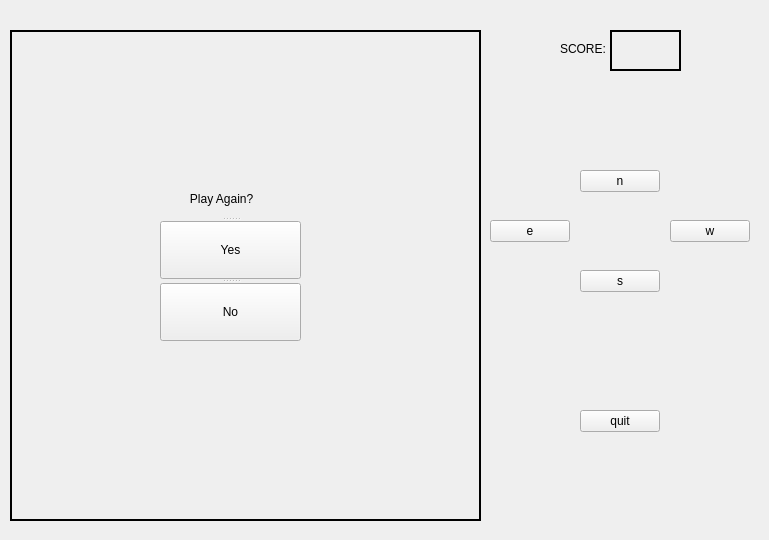
<?xml version="1.0" encoding="UTF-8"?>
<ui version="4.0">
 <class>WormGUI</class>
 <widget class="QWidget" name="WormGUI">
  <property name="geometry">
   <rect>
    <x>0</x>
    <y>0</y>
    <width>769</width>
    <height>540</height>
   </rect>
  </property>
  <property name="windowTitle">
   <string>WormGUI</string>
  </property>
  <widget class="QPushButton" name="n_button">
   <property name="geometry">
    <rect>
     <x>580</x>
     <y>170</y>
     <width>80</width>
     <height>22</height>
    </rect>
   </property>
   <property name="text">
    <string>n</string>
   </property>
  </widget>
  <widget class="QPushButton" name="s_button">
   <property name="geometry">
    <rect>
     <x>580</x>
     <y>270</y>
     <width>80</width>
     <height>22</height>
    </rect>
   </property>
   <property name="text">
    <string>s</string>
   </property>
  </widget>
  <widget class="QPushButton" name="w_button">
   <property name="geometry">
    <rect>
     <x>670</x>
     <y>220</y>
     <width>80</width>
     <height>22</height>
    </rect>
   </property>
   <property name="text">
    <string>w</string>
   </property>
  </widget>
  <widget class="QPushButton" name="e_button">
   <property name="geometry">
    <rect>
     <x>490</x>
     <y>220</y>
     <width>80</width>
     <height>22</height>
    </rect>
   </property>
   <property name="text">
    <string>e</string>
   </property>
  </widget>
  <widget class="QPushButton" name="quit_button">
   <property name="geometry">
    <rect>
     <x>580</x>
     <y>410</y>
     <width>80</width>
     <height>22</height>
    </rect>
   </property>
   <property name="text">
    <string>quit</string>
   </property>
  </widget>
  <widget class="QLabel" name="gameSpace">
   <property name="geometry">
    <rect>
     <x>10</x>
     <y>30</y>
     <width>471</width>
     <height>491</height>
    </rect>
   </property>
   <property name="font">
    <font>
     <family>Courier 10 Pitch</family>
     <pointsize>10</pointsize>
    </font>
   </property>
   <property name="frameShape">
    <enum>QFrame::Panel</enum>
   </property>
   <property name="lineWidth">
    <number>2</number>
   </property>
   <property name="text">
    <string/>
   </property>
  </widget>
  <widget class="QSplitter" name="replay">
   <property name="geometry">
    <rect>
     <x>160</x>
     <y>180</y>
     <width>141</width>
     <height>161</height>
    </rect>
   </property>
   <property name="orientation">
    <enum>Qt::Vertical</enum>
   </property>
   <widget class="QLabel" name="playAgainLabel">
    <property name="text">
     <string>         Play Again?</string>
    </property>
   </widget>
   <widget class="QPushButton" name="yes">
    <property name="text">
     <string>Yes</string>
    </property>
   </widget>
   <widget class="QPushButton" name="no">
    <property name="text">
     <string>No</string>
    </property>
   </widget>
  </widget>
  <widget class="QLabel" name="scoreBoard">
   <property name="geometry">
    <rect>
     <x>610</x>
     <y>30</y>
     <width>71</width>
     <height>41</height>
    </rect>
   </property>
   <property name="font">
    <font>
     <family>Courier 10 Pitch</family>
     <pointsize>10</pointsize>
    </font>
   </property>
   <property name="frameShape">
    <enum>QFrame::Panel</enum>
   </property>
   <property name="lineWidth">
    <number>2</number>
   </property>
   <property name="text">
    <string/>
   </property>
  </widget>
  <widget class="QLabel" name="playAgainLabel_2">
   <property name="geometry">
    <rect>
     <x>560</x>
     <y>30</y>
     <width>51</width>
     <height>37</height>
    </rect>
   </property>
   <property name="text">
    <string>SCORE:</string>
   </property>
  </widget>
 </widget>
 <layoutdefault spacing="6" margin="11"/>
 <resources/>
 <connections/>
</ui>
